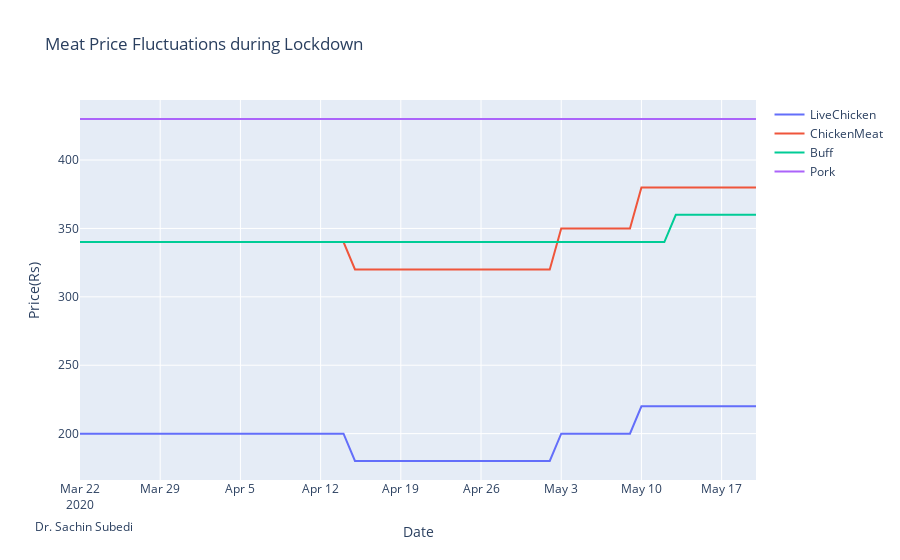

The cell this chart's notebook holds for it:
### Code cell
trace0 = go.Scatter(
x= df2.Date,
y= df2.LiveChicken,
mode = 'lines',
name = 'LiveChicken'
)

trace1 = go.Scatter(
x= df2.Date,
y= df2.ChickenMeat,
mode = 'lines',
name = 'ChickenMeat'
)
trace2 = go.Scatter(
x= df2.Date,
y= df2.Buff,
mode = 'lines',
name = 'Buff'
)

trace3 = go.Scatter(
x= df2.Date,
y= df2.Pork,
mode = 'lines',
name = 'Pork'
)
data = [trace0, trace1, trace2, trace3] 
layout = go.Layout(title = 'Meat Price Fluctuations during Lockdown')
figure = go.Figure(data=data, layout=layout)


figure.update_layout(
    annotations=[
        dict(
            x=-0.07,
            y=-0.15,
            showarrow=False,
            text="Dr. Sachin Subedi",
            xref="paper",
            yref="paper",
           )
            ,   
    ],

)

figure.update_xaxes(title_text="Date")

figure.update_yaxes(title_text="Price(Rs)")
